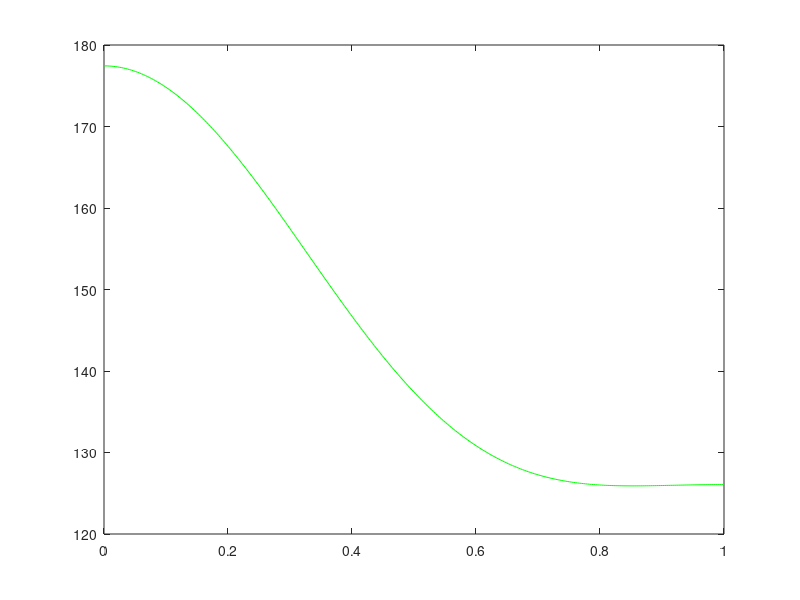

The MATLAB script that drew this image:
clc;
Wc1=input('Enter the value of Wc1=');
Wc2=input('Enter the value of Wc2=');
N=input('Enter the value of N=');
alpha=(N-1)/2;
eps=0.001;
%Rectangular Window
n=0:1:N-1;
hd=(sin(Wc1*(n-alpha+eps))-sin(Wc2*(n-alpha+eps)*pi))./((n-alpha+eps)*pi);
hn=hd;
W=0:0.01:pi;
h=freqz(hn,1,W);
plot(W/pi,abs(h));
hold on;
%Hamming Window
n=0:1:N-1;
Wn=0.54-0.46*cos((2*pi*n)/(N-1));
hn=hd.*Wn;
W=0:0.01:pi;
h=freqz(hn,1,W);
plot(W/pi,abs(h),'green');
hold on;
%Hanning Window
n=0:1:N-1;
Wn=0.5-0.5*cos((2*pi*n)/(N-1));
hn=hd.*Wn;
W=0:0.01:pi;
h=freqz(hn,1,W);
plot(W/pi,abs(h),'red');
hold off;
%Blackman Window
n=0:1:N-1;
wh=042-0.5*cos((2*pi*n)/(N-1))-0.08*cos((4*pi*n)/(N-1));
hn=hd.*wh;
w=0:0.01:pi;
h=freqz(hn,1,w);
plot(W/pi,abs(h),'green');
hold off; 